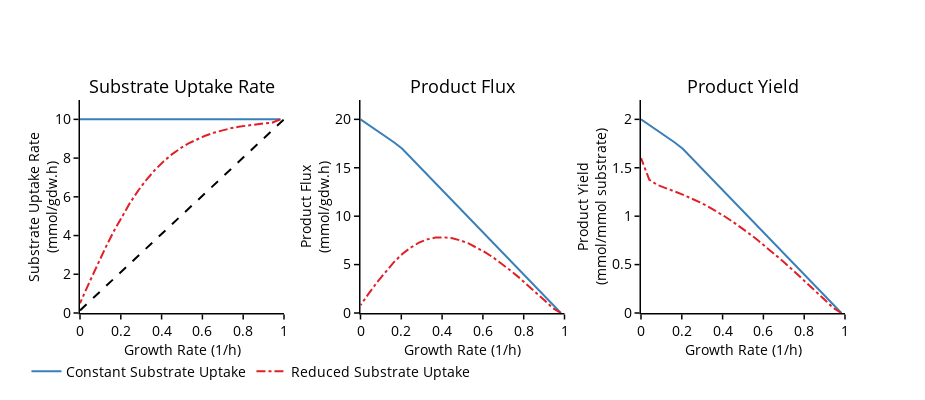

Write notebook code for a chart like this one.
### Code cell
pecaso_list = [pecaso_constant_global, pecaso_reduced_global]

num_of_conditions = len(pecaso_list)
condition_list = [pecaso.condition for pecaso in pecaso_list]
envelope_dict = {condition: pecaso.production_envelope
                 for condition, pecaso in zip(condition_list, pecaso_list)}
colors = ['#397FB9','#E21E26']
max_growth = max([max(envelope['growth_rates']) for envelope in list(envelope_dict.values())])
max_uptake = max([max(envelope['substrate_uptake_rates']) for envelope in list(envelope_dict.values())])
max_flux = max([max(envelope['production_rates_ub']) for envelope in list(envelope_dict.values())])
max_yield = max([max(envelope['yield_ub']) for envelope in list(envelope_dict.values())])

fig = subplots.make_subplots(rows=1, cols=3, subplot_titles=
                              ['Substrate Uptake Rate', 'Product Flux', 'Product Yield'], horizontal_spacing=0.1)

line = [{'color': colors[0], 'width':2}, {'color': colors[1], 'dash': 'dashdot', 'width':2}]

fig.add_trace(go.Scatter(x=np.linspace(0,1,20),
                         y=np.linspace(min_uptake,10,20),
                             line={'color': 'black',
                                   'width': 2, 'dash': 'dash'}, name='Minimum Substrate Uptake Rate',
                             mode='lines', showlegend=False), 1, 1)

for i, condition in enumerate(envelope_dict):
    
    fig.add_trace(go.Scatter(x=list(envelope_dict[condition]['growth_rates']),
                             y=list(envelope_dict[condition]['substrate_uptake_rates']),
                             line=line[i], name=condition,
                             mode='lines', legendgroup=condition), 1, 1)
    fig.add_trace(go.Scatter(x=list((envelope_dict[condition]['growth_rates'])),
                             y=list(envelope_dict[condition]['production_rates_ub']),
                             line=line[i],
                             mode='lines', showlegend=False, legendgroup=condition, name=condition), 1, 2)
    fig.add_trace(go.Scatter(x=list((list(envelope_dict[condition]['growth_rates']))),
                             y=list(envelope_dict[condition]['yield_ub']),
                             line=line[i],
                             mode='lines', showlegend=False, legendgroup=condition, name=condition), 1, 3)

fig.update_yaxes(title_text='Substrate Uptake Rate<br>(mmol/gdw.h)', range=[0,11], row=1, col=1)
fig.update_yaxes(title_text='Product Flux<br>(mmol/gdw.h)', range=[0,22], row=1, col=2)
fig.update_yaxes(title_text='Product Yield<br>(mmol/mmol substrate)', range=[0,2.2], row=1, col=3)


fig.update_xaxes(range=[0,1],
                 ticks='outside',
                 title = 'Growth Rate (1/h)',
                 dtick = 0.2,
                 showgrid=False,
                 tickcolor='black',
                 tickwidth=1.5,
                 tickfont=dict(color='black', size=14),
                 titlefont=dict(color='black', size=14),
                 title_standoff=0,
                 showline=True, linewidth=1.5, linecolor='black', mirror=False, zeroline=False)

fig.update_yaxes(ticks='outside',
                 showgrid=False,
                 tickcolor='black',
                 tickwidth=1.5,
                 tickfont=dict(color='black', size=14),
                 titlefont=dict(color='black', size=14),
                 showline=True, linewidth=1.5, linecolor='black', mirror=False, zeroline=False)


fig.update_annotations(dict(font=dict(size=18, color='black')))
fig.update_layout(width=925, height=400, 
                  legend=dict(x=-0.07, y=-0.2, orientation='h', font=dict(size=14, color='black')))
plot(fig)

#if not os.path.exists('images'):
#    os.mkdir('images')
#pio.write_image(fig, 'images/production_envelopes.svg')

### Figure 1 — Plotly figure (JSON) as saved in the notebook; plotly's stock layout.template omitted (floating-point values rounded to 4 significant figures)
{"data": [{"line": {"color": "black", "dash": "dash", "width": 2}, "mode": "lines", "name": "Minimum Substrate Uptake Rate", "showlegend": false, "type": "scatter", "x": [0, 0.05263, 0.1053, 0.1579, 0.2105, 0.2632, 0.3158, 0.3684, 0.4211, 0.4737, 0.5263, 0.5789, 0.6316, 0.6842, 0.7368, 0.7895, 0.8421, 0.8947, 0.9474, 1], "xaxis": "x", "y": [0.134, 0.6533, 1.173, 1.692, 2.211, 2.73, 3.25, 3.769, 4.288, 4.807, 5.327, 5.846, 6.365, 6.884, 7.404, 7.923, 8.442, 8.961, 9.481, 10], "yaxis": "y"}, {"legendgroup": "Constant Substrate Uptake", "line": {"color": "#397FB9", "width": 2}, "mode": "lines", "name": "Constant Substrate Uptake", "type": "scatter", "x": [0.9824, 0.9414, 0.9005, 0.8596, 0.8186, 0.7777, 0.7368, 0.6958, 0.6549, 0.614, 0.5731, 0.5321, 0.4912, 0.4503, 0.4093, 0.3684, 0.3275, 0.2865, 0.2456, 0.2047, 0.1637, 0.1228, 0.08186, 0.04093, 0], "xaxis": "x", "y": [10, 10, 10, 10, 10, 10, 10, 10, 10, 10, 10, 10, 10, 10, 10, 10, 10, 10, 10, 10, 10, 10, 10, 10, 10], "yaxis": "y"}, {"legendgroup": "Constant Substrate Uptake", "line": {"color": "#397FB9", "width": 2}, "mode": "lines", "name": "Constant Substrate Uptake", "showlegend": false, "type": "scatter", "x": [0.9824, 0.9414, 0.9005, 0.8596, 0.8186, 0.7777, 0.7368, 0.6958, 0.6549, 0.614, 0.5731, 0.5321, 0.4912, 0.4503, 0.4093, 0.3684, 0.3275, 0.2865, 0.2456, 0.2047, 0.1637, 0.1228, 0.08186, 0.04093, 0], "xaxis": "x2", "y": [2.203e-13, 0.8972, 1.794, 2.691, 3.589, 4.486, 5.383, 6.28, 7.177, 8.074, 8.972, 9.869, 10.77, 11.66, 12.56, 13.46, 14.35, 15.23, 16.11, 16.97, 17.63, 18.23, 18.82, 19.41, 20.0], "yaxis": "y2"}, {"legendgroup": "Constant Substrate Uptake", "line": {"color": "#397FB9", "width": 2}, "mode": "lines", "name": "Constant Substrate Uptake", "showlegend": false, "type": "scatter", "x": [0.9824, 0.9414, 0.9005, 0.8596, 0.8186, 0.7777, 0.7368, 0.6958, 0.6549, 0.614, 0.5731, 0.5321, 0.4912, 0.4503, 0.4093, 0.3684, 0.3275, 0.2865, 0.2456, 0.2047, 0.1637, 0.1228, 0.08186, 0.04093, 0], "xaxis": "x3", "y": [2.203e-14, 0.08972, 0.1794, 0.2691, 0.3589, 0.4486, 0.5383, 0.628, 0.7177, 0.8074, 0.8972, 0.9869, 1.077, 1.166, 1.256, 1.346, 1.435, 1.523, 1.611, 1.697, 1.763, 1.823, 1.882, 1.941, 2.0], "yaxis": "y3"}, {"legendgroup": "Reduced Substrate Uptake", "line": {"color": "#E21E26", "dash": "dashdot", "width": 2}, "mode": "lines", "name": "Reduced Substrate Uptake", "type": "scatter", "x": [0.9824, 0.9414, 0.9005, 0.8596, 0.8186, 0.7777, 0.7368, 0.6958, 0.6549, 0.614, 0.5731, 0.5321, 0.4912, 0.4503, 0.4093, 0.3684, 0.3275, 0.2865, 0.2456, 0.2047, 0.1637, 0.1228, 0.08186, 0.04093, 0], "xaxis": "x", "y": [10.0, 9.83, 9.792, 9.745, 9.688, 9.619, 9.534, 9.432, 9.307, 9.157, 8.976, 8.759, 8.499, 8.19, 7.826, 7.4, 6.906, 6.339, 5.696, 4.977, 4.185, 3.328, 2.418, 1.469, 0.5], "yaxis": "y"}, {"legendgroup": "Reduced Substrate Uptake", "line": {"color": "#E21E26", "dash": "dashdot", "width": 2}, "mode": "lines", "name": "Reduced Substrate Uptake", "showlegend": false, "type": "scatter", "x": [0.9824, 0.9414, 0.9005, 0.8596, 0.8186, 0.7777, 0.7368, 0.6958, 0.6549, 0.614, 0.5731, 0.5321, 0.4912, 0.4503, 0.4093, 0.3684, 0.3275, 0.2865, 0.2456, 0.2047, 0.1637, 0.1228, 0.08186, 0.04093, 0], "xaxis": "x2", "y": [0, 0.5262, 1.34, 2.135, 2.908, 3.654, 4.367, 5.04, 5.666, 6.235, 6.737, 7.16, 7.491, 7.715, 7.818, 7.786, 7.604, 7.264, 6.758, 6.086, 5.256, 4.284, 3.194, 2.021, 0.8], "yaxis": "y2"}, {"legendgroup": "Reduced Substrate Uptake", "line": {"color": "#E21E26", "dash": "dashdot", "width": 2}, "mode": "lines", "name": "Reduced Substrate Uptake", "showlegend": false, "type": "scatter", "x": [0.9824, 0.9414, 0.9005, 0.8596, 0.8186, 0.7777, 0.7368, 0.6958, 0.6549, 0.614, 0.5731, 0.5321, 0.4912, 0.4503, 0.4093, 0.3684, 0.3275, 0.2865, 0.2456, 0.2047, 0.1637, 0.1228, 0.08186, 0.04093, 0], "xaxis": "x3", "y": [0, 0.05353, 0.1368, 0.2191, 0.3002, 0.3799, 0.458, 0.5344, 0.6088, 0.6809, 0.7506, 0.8175, 0.8814, 0.9419, 0.9989, 1.052, 1.101, 1.146, 1.186, 1.223, 1.256, 1.287, 1.321, 1.376, 1.6], "yaxis": "y3"}], "layout": {"annotations": [{"font": {"color": "black", "size": 18}, "showarrow": false, "text": "Substrate Uptake Rate", "x": 0.1333, "xanchor": "center", "xref": "paper", "y": 1, "yanchor": "bottom", "yref": "paper"}, {"font": {"color": "black", "size": 18}, "showarrow": false, "text": "Product Flux", "x": 0.5, "xanchor": "center", "xref": "paper", "y": 1, "yanchor": "bottom", "yref": "paper"}, {"font": {"color": "black", "size": 18}, "showarrow": false, "text": "Product Yield", "x": 0.8667, "xanchor": "center", "xref": "paper", "y": 1, "yanchor": "bottom", "yref": "paper"}], "height": 400, "legend": {"font": {"color": "black", "size": 14}, "orientation": "h", "x": -0.07, "y": -0.2}, "width": 925, "xaxis": {"anchor": "y", "domain": [0, 0.2667], "dtick": 0.2, "linecolor": "black", "linewidth": 1.5, "mirror": false, "range": [0, 1], "showgrid": false, "showline": true, "tickcolor": "black", "tickfont": {"color": "black", "size": 14}, "ticks": "outside", "tickwidth": 1.5, "title": {"font": {"color": "black", "size": 14}, "standoff": 0, "text": "Growth Rate (1/h)"}, "zeroline": false}, "xaxis2": {"anchor": "y2", "domain": [0.3667, 0.6333], "dtick": 0.2, "linecolor": "black", "linewidth": 1.5, "mirror": false, "range": [0, 1], "showgrid": false, "showline": true, "tickcolor": "black", "tickfont": {"color": "black", "size": 14}, "ticks": "outside", "tickwidth": 1.5, "title": {"font": {"color": "black", "size": 14}, "standoff": 0, "text": "Growth Rate (1/h)"}, "zeroline": false}, "xaxis3": {"anchor": "y3", "domain": [0.7333, 1], "dtick": 0.2, "linecolor": "black", "linewidth": 1.5, "mirror": false, "range": [0, 1], "showgrid": false, "showline": true, "tickcolor": "black", "tickfont": {"color": "black", "size": 14}, "ticks": "outside", "tickwidth": 1.5, "title": {"font": {"color": "black", "size": 14}, "standoff": 0, "text": "Growth Rate (1/h)"}, "zeroline": false}, "yaxis": {"anchor": "x", "domain": [0, 1], "linecolor": "black", "linewidth": 1.5, "mirror": false, "range": [0, 11], "showgrid": false, "showline": true, "tickcolor": "black", "tickfont": {"color": "black", "size": 14}, "ticks": "outside", "tickwidth": 1.5, "title": {"font": {"color": "black", "size": 14}, "text": "Substrate Uptake Rate<br>(mmol/gdw.h)"}, "zeroline": false}, "yaxis2": {"anchor": "x2", "domain": [0, 1], "linecolor": "black", "linewidth": 1.5, "mirror": false, "range": [0, 22], "showgrid": false, "showline": true, "tickcolor": "black", "tickfont": {"color": "black", "size": 14}, "ticks": "outside", "tickwidth": 1.5, "title": {"font": {"color": "black", "size": 14}, "text": "Product Flux<br>(mmol/gdw.h)"}, "zeroline": false}, "yaxis3": {"anchor": "x3", "domain": [0, 1], "linecolor": "black", "linewidth": 1.5, "mirror": false, "range": [0, 2.2], "showgrid": false, "showline": true, "tickcolor": "black", "tickfont": {"color": "black", "size": 14}, "ticks": "outside", "tickwidth": 1.5, "title": {"font": {"color": "black", "size": 14}, "text": "Product Yield<br>(mmol/mmol substrate)"}, "zeroline": false}}}
